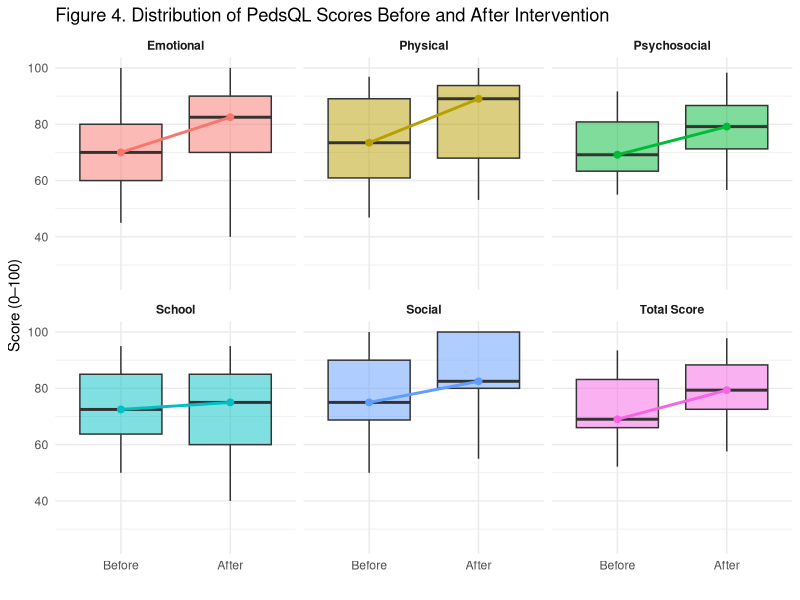
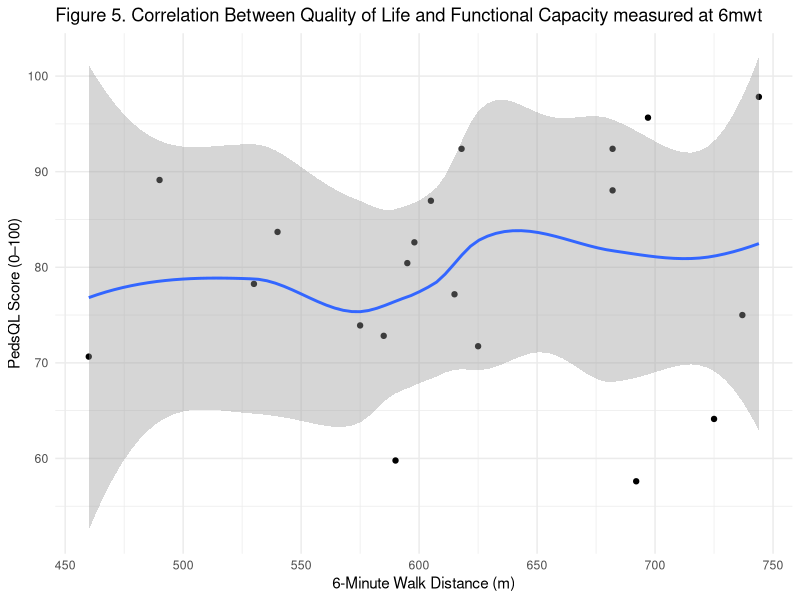
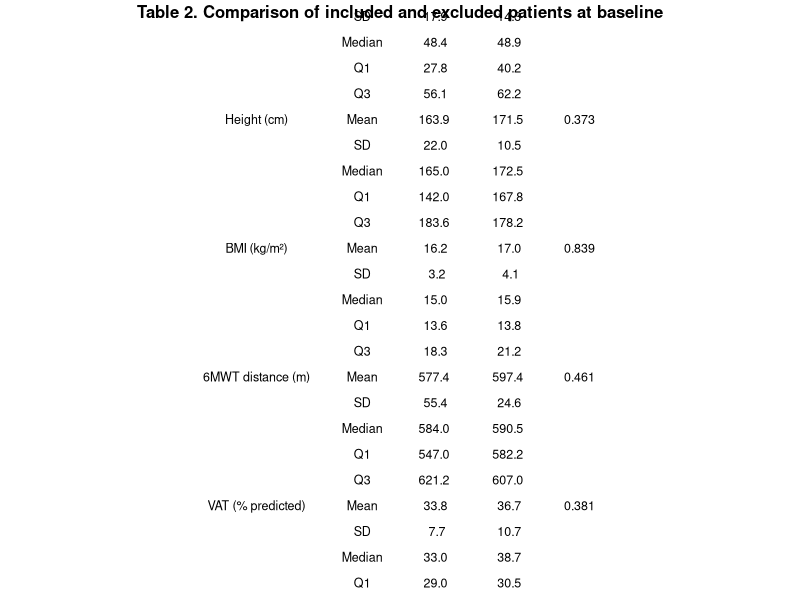
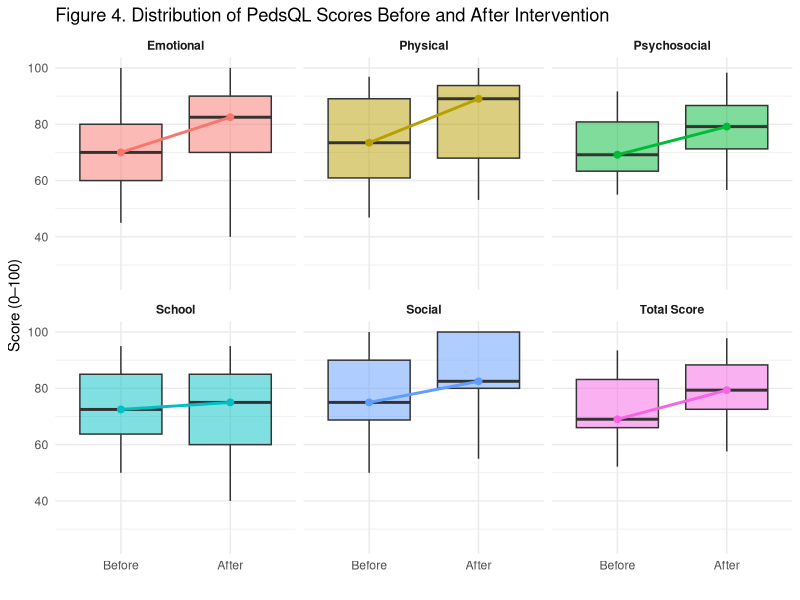
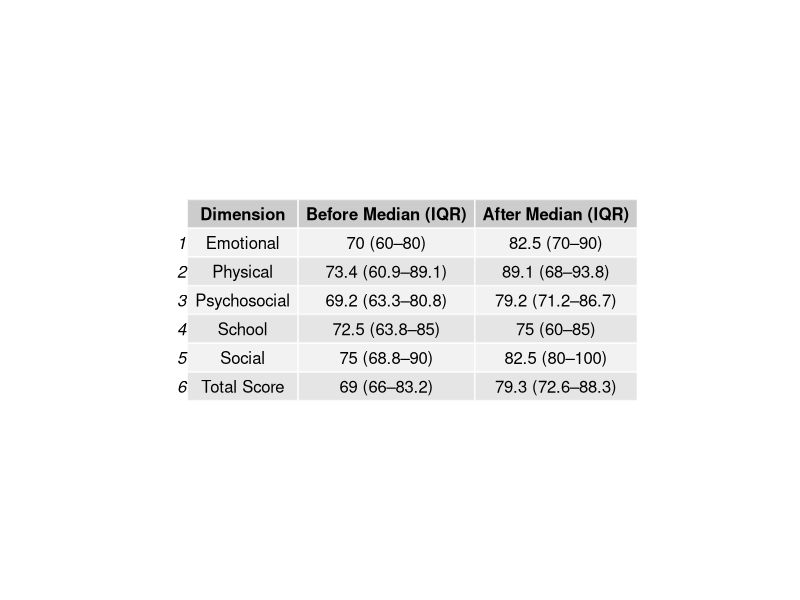
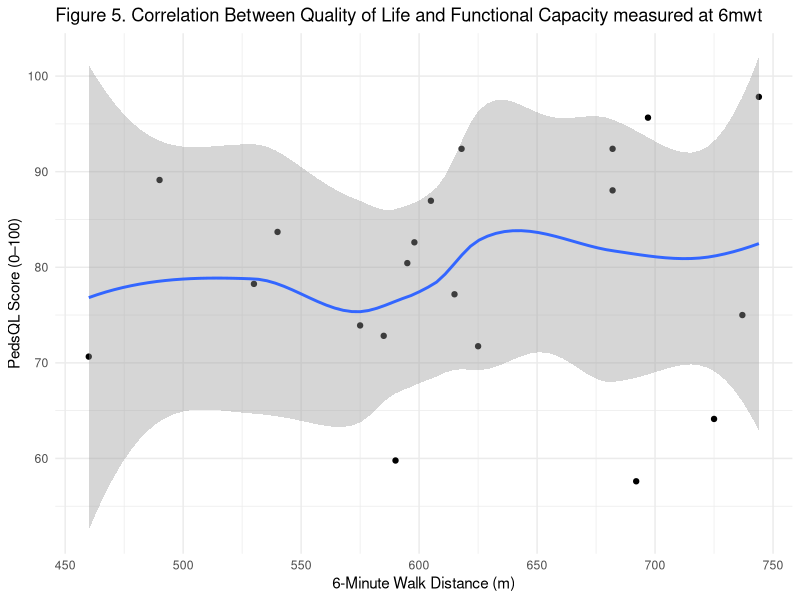

Source code (R) for these figures, in order:
## ---- chunk 1
knitr::opts_chunk$set(echo = TRUE, warning = FALSE, message = FALSE)
## ---- chunk 2
# Load package
library(readxl)

# Import datasets
included_data <- read_excel("data/data_clean.xlsx")
excluded_data <- read_excel("data/data_excluded.xlsx")

# Check structure
str(included_data)
str(excluded_data)
## ---- chunk 3
library(dplyr)
library(gridExtra)
library(grid)

# Fonction descriptive
describe <- function(x) {
  data.frame(
    Statistic = c("Mean", "SD", "Median", "Q1", "Q3"),
    Value = c(
      mean(x, na.rm = TRUE),
      sd(x, na.rm = TRUE),
      median(x, na.rm = TRUE),
      quantile(x, 0.25, na.rm = TRUE),
      quantile(x, 0.75, na.rm = TRUE)
    )
  )
}

vars <- c("age", "weight_kg", "height_cm", "bmi_kg_cm2",
          "6minwt_distance_traveled_m_before",
          "vat_before",
          "pedsql_totalself_before")

labels <- c(
  "Age (years)",
  "Weight (kg)",
  "Height (cm)",
  "BMI (kg/m²)",
  "6MWT distance (m)",
  "VAT (% predicted)",
  "PedsQL score (0–100)"
)

table_list <- list()

for(i in seq_along(vars)) {
  
  var <- vars[i]
  
  x <- included_data[[var]]
  y <- excluded_data[[var]]
  
  # Remove NA (important pour le test)
  x_clean <- x[!is.na(x)]
  y_clean <- y[!is.na(y)]
  
  # Mann-Whitney
  p_val <- round(wilcox.test(x_clean, y_clean)$p.value, 3)
  
  inc <- describe(x)
  exc <- describe(y)
  
  df <- data.frame(
    Variable = c(labels[i], rep("", 4)),
    Statistic = inc$Statistic,
    Included = round(inc$Value, 1),
    Excluded = round(exc$Value, 1),
    p_value = c(p_val, rep("", 4))
  )
  
  table_list[[i]] <- df
}

table_final <- do.call(rbind, table_list)

# ---- SEX ----
p_sexe <- round(fisher.test(table(
  c(included_data$sexe, excluded_data$sexe),
  c(rep("Included", nrow(included_data)),
    rep("Excluded", nrow(excluded_data)))
))$p.value, 3)

sexe_inc <- table(included_data$sexe)
sexe_exc <- table(excluded_data$sexe)

sex_df <- data.frame(
  Variable = c("Sex (M/F)", rep("", length(sexe_inc)-1)),
  Statistic = names(sexe_inc),
  Included = as.numeric(sexe_inc),
  Excluded = as.numeric(sexe_exc),
  p_value = c(p_sexe, rep("", length(sexe_inc)-1))
)

table_final <- rbind(table_final, sex_df)

table_final

library(gridExtra)
library(grid)

# Ajuster hauteur automatiquement
n_rows <- nrow(table_final)

pdf(
  "figures/Table_2_Comparison_of_included_and_excluded_patients_at_baseline.pdf",
  width = 8,
  height = 1 + n_rows * 0.3   
)

# Table sans quadrillage
tg <- tableGrob(
  table_final,
  rows = NULL,
  theme = ttheme_minimal(  
    core = list(
      fg_params = list(fontsize = 9)
    ),
    colhead = list(
      fg_params = list(fontsize = 10, fontface = "bold")
    )
  )
)

grid.arrange(
  textGrob(
    "Table 2. Comparison of included and excluded patients at baseline",
    gp = gpar(fontsize = 12, fontface = "bold")
  ),
  tg,
  ncol = 1,
  heights = c(0.2, 5)  
)

dev.off()
## ---- chunk 4

# Paired Wilcoxon test
wilcox_test <- wilcox.test(
  included_data$`6minwt_distance_traveled_m_after`,
  included_data$`6minwt_distance_traveled_m_before`,
  paired = TRUE,
  exact = TRUE
)
wilcox_test

## ---- chunk 5
library(dplyr)
library(tidyr)
library(ggplot2)

# Data PedsQL before/after
pedsql_data <- included_data %>%
  select(
    pedsql_totalself_before, pedsql_totalself_after,
    pedsql_physiqueself_before, pedsql_physiqueself_after,
    pedsql_emotionself_before, pedsql_emotionself_after,
    pedsql_relationself_before, pedsql_relationself_after,
    pedsql_ecoleself_before, pedsql_ecoleself_after,
    pedsql_psycosocialself_before, pedsql_psycosocialself_after
  ) %>%
  pivot_longer(cols = everything(),
               names_to = "Variable",
               values_to = "Score") %>%
  mutate(
    Time = ifelse(grepl("before", Variable), "Before", "After"),
    Time = factor(Time, levels = c("Before", "After")),  # 🔥 FIX ICI
    Dimension = case_when(
      grepl("total", Variable) ~ "Total Score",
      grepl("physique", Variable) ~ "Physical",
      grepl("emotion", Variable) ~ "Emotional",
      grepl("relation", Variable) ~ "Social",
      grepl("ecole", Variable) ~ "School",
      grepl("psycosocial", Variable) ~ "Psychosocial"
    )
  )

# Medians calculation for each dimension and time point
medians <- pedsql_data %>%
  group_by(Dimension, Time) %>%
  summarise(median = median(Score, na.rm = TRUE), .groups = "drop")

# Plot
p_pedsql <- ggplot(pedsql_data, aes(x = Time, y = Score, fill = Dimension)) +
  
  geom_boxplot(alpha = 0.5, outlier.shape = NA) +
  
  # Medians lines each dimension
  geom_line(
    data = medians,
    aes(x = Time, y = median, group = Dimension, color = Dimension),
    size = 1
  ) +
  
  # Medians points
  
  geom_point(
    data = medians,
    aes(x = Time, y = median, color = Dimension),
    size = 2
  ) +
  
  facet_wrap(~ Dimension, nrow = 2) +
  
  xlab("") +
  ylab("Score (0–100)") +
  ggtitle("Figure 4. Distribution of PedsQL Scores Before and After Intervention") +
  
  theme_minimal() +
  theme(
    strip.text = element_text(face = "bold"),
    legend.position = "none"   
  )
p_pedsql

# Export
ggsave(
  "figures/Figure_4_PedsQL_Before_After.pdf",
  plot = p_pedsql,
  width = 8,
  height = 6
)
## ---- chunk 6
library(dplyr)
library(tidyr)

# ---- Function to compute Median (IQR) ----
# This function returns a formatted string: median (Q1–Q3)
format_median_iqr <- function(x) {
  med <- median(x, na.rm = TRUE)
  q1  <- quantile(x, 0.25, na.rm = TRUE)
  q3  <- quantile(x, 0.75, na.rm = TRUE)
  
  paste0(
    round(med, 1), " (",
    round(q1, 1), "–",
    round(q3, 1), ")"
  )
}

# ---- Create descriptive table ----
# Compute median and IQR for each dimension and time point
table_pedsql <- pedsql_data %>%
  group_by(Dimension, Time) %>%
  summarise(value = format_median_iqr(Score), .groups = "drop") %>%
  
  # Reshape to wide format (Before vs After)
  pivot_wider(names_from = Time, values_from = value) %>%
  
  # Rename columns for clarity
  rename(
    `Before Median (IQR)` = Before,
    `After Median (IQR)`  = After
  ) %>%
  
  # Order dimensions alphabetically (optional)
  arrange(Dimension)

# Display table
table_pedsql

# ---- Export table ----

library(gridExtra)
library(grid)

n_rows <- nrow(table_pedsql)

# Export table to PDF
pdf(
  "figures/Table_3_Descriptive_Statistics_of_PedsQL.pdf",
  width = 8,
  height = 1 + n_rows * 0.4
)

grid.table(table_pedsql)

dev.off()
## ---- chunk 7
# Spearman correlation
cor_test <- cor.test(
  included_data$`6minwt_distance_traveled_m_after`,
  included_data$pedsql_totalself_after,
  method = "spearman"
)

cor_test

# Viewing
library(ggplot2)

# Create plot
p_corr <- ggplot(included_data, aes(
  x = `6minwt_distance_traveled_m_after`,
  y = pedsql_totalself_after
)) +
  geom_point() +
  geom_smooth(method = "loess", se = TRUE) +
  xlab("6-Minute Walk Distance (m)") +
  ylab("PedsQL Score (0–100)") +
  ggtitle("Figure 5. Correlation Between Quality of Life and Functional Capacity measured at 6mwt ") +
  theme_minimal()

p_corr

# Export PDF
ggsave(
  "figures/Figure_5_Correlation_PedsQL_6MWT.pdf",
  plot = p_corr,
  width = 8,
  height = 6
)
